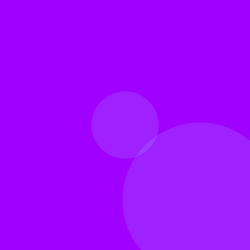
Frame 1 (no input)
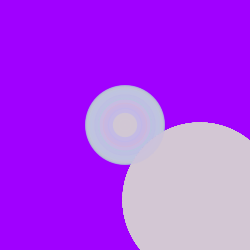
Frame 60 (the mouse pressed at the canvas centre just before this capture)
Frame 120 (the mouse held since frame 60 and released just before this capture): identical to frame 60, image omitted

The Processing sketch that drew these frames (run headless with seeded random() and noise(); from frame 60 on, the mouse is pressed at the canvas centre):

// Processing sketch: processing_13921
// ── processing_13921.pde

int counter;

void setup() {  //setup function called initially, only once
  size(250, 250);
  background(160, 0, 255);  //set background white
  colorMode(HSB);   //set colors to Hue, Saturation, Brightness mode
  counter = 0;
}

void draw() {  //draw function loops 
  counter++;
  noStroke();
  fill(random(255),100,255,50);
  
  if(mousePressed == true) { //add some interaction
 
  }
  else {
    ellipse(width/2, height/2, 80*sin(counter), 80*sin(counter)); ellipse (200, 200, 155, 155);
  } 
}
            
                
